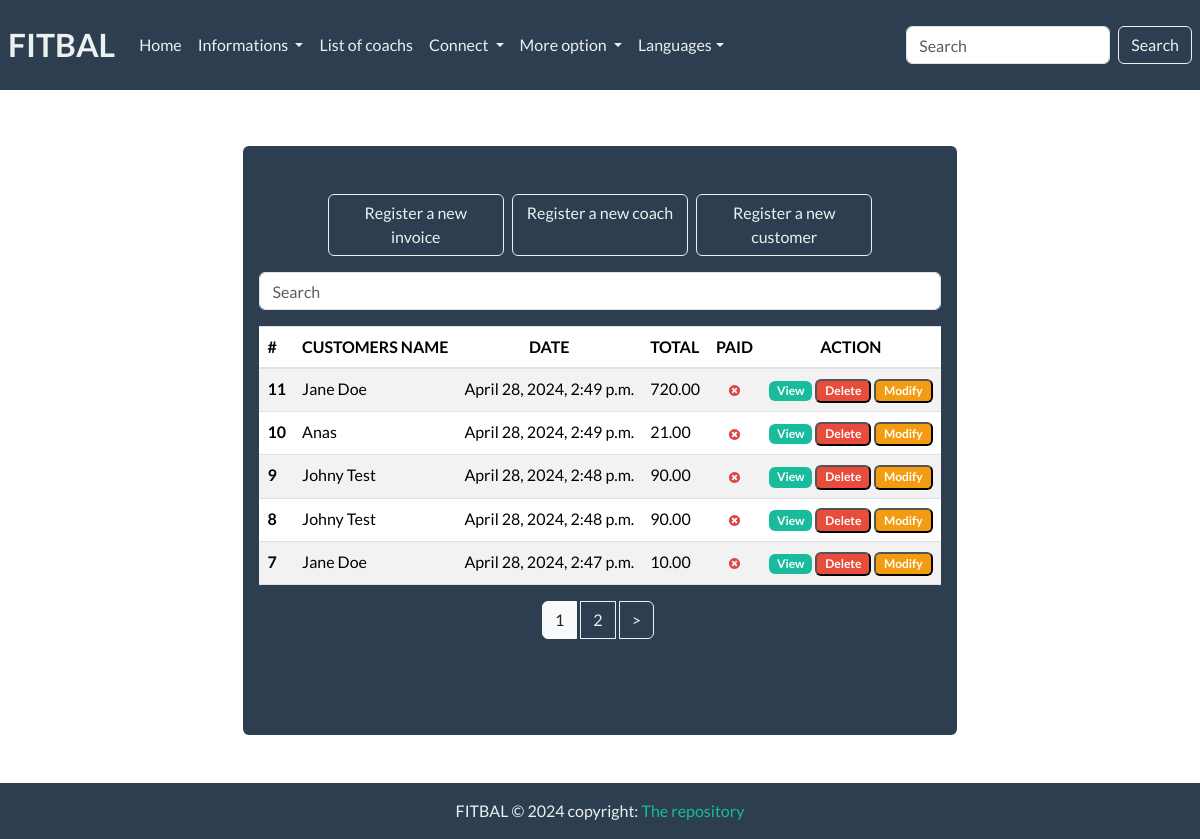
The app's page / (signed in), older data.
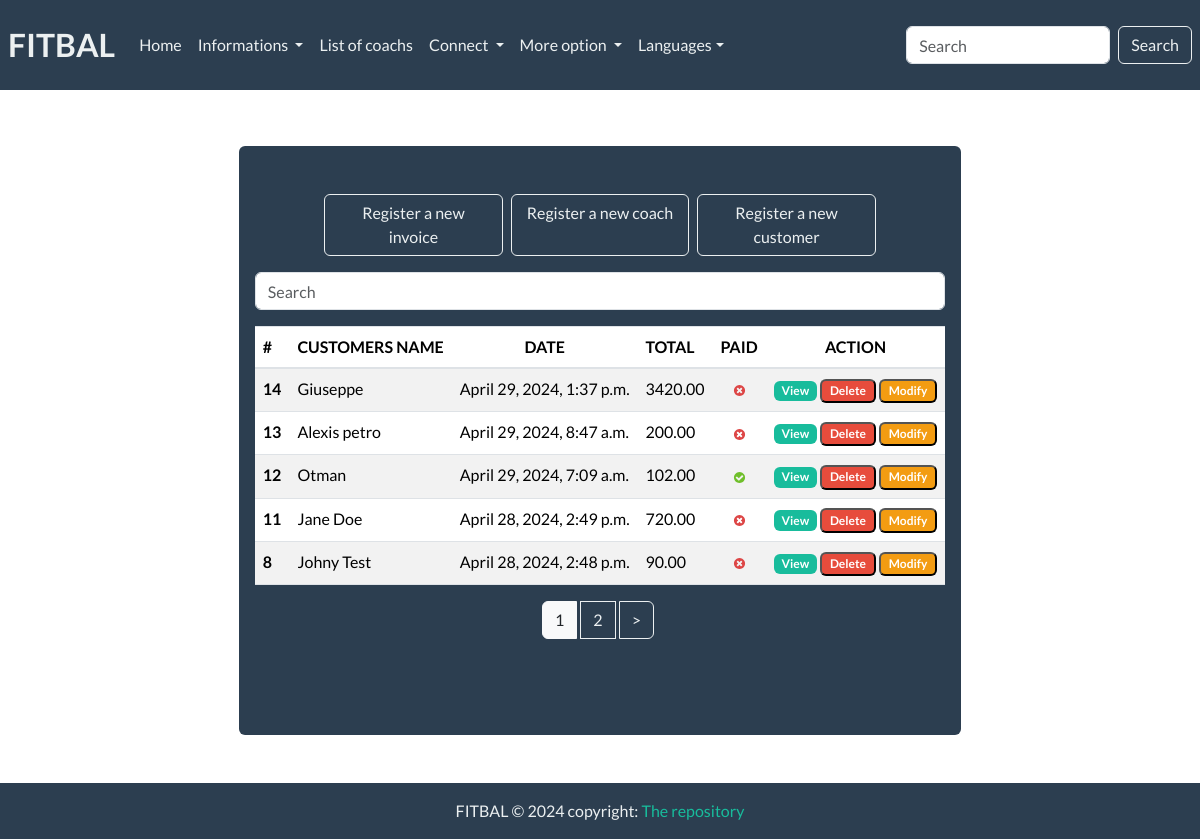
The same page, newer data.
### Fit_bal/models.py (models this page shows, shortened)
class Invoice(models.Model):
    customer = models.ForeignKey(Customer, on_delete=models.PROTECT)
    save_by = models.ForeignKey(User, on_delete=models.PROTECT)
    invoice_datetime = models.DateTimeField(auto_now_add=True)
    total = models.DecimalField(max_digits=100000, decimal_places=2)
    last_updated_date = models.DateTimeField(null=True, blank=True)
    paid = models.BooleanField(default=False)
    comment = models.TextField(null=True, max_length=1000,blank=True)
    class Meta:
        verbose_name = "Invoice"
        verbose_name_plural = "Invoices"

class Customer(models.Model):
    SEX_TYPES = {
        ('M','Male'),
        ('F','Female'),
        ('O','Other')
    }
    name = models.CharField(max_length=128)
    email = models.EmailField()
    phone = models.CharField(max_length=128)
    address = models.CharField(max_length=128)
    sex = models.CharField(max_length=1, choices= SEX_TYPES)
    age = models.CharField(max_length=12)
    city = models.CharField(max_length=32)
    zip_code = models.CharField(max_length=16)
    created_date = models.DateTimeField(auto_now_add=True)
    save_by = models.ForeignKey(User, on_delete=models.PROTECT)
    class Meta:
        verbose_name = "Customer"
        verbose_name_plural = "Customers"

### Fit_bal/views.py (the view, shortened to what this page needs)
# urls.py: path('',views.HomeView.as_view(), name='home'),
class HomeView(LoginRequiredSuperuserMixin,View):
    templates_name = 'index.html'
    def get(self, request, *args, **kwargs):
        invoices = Invoice.objects.select_related('customer','save_by').all().order_by('-invoice_datetime')
        context = {
            'invoices':invoices
            }
        items = pagination(request,invoices)
        context['invoices'] = items
        return render(request, self.templates_name,context)

### Fit_bal/utils.py (called while the page is built)
def pagination(request, invoices):
    default_page = 1
    page = request.GET.get('page',default_page)
    perPage = 5
    paginator = Paginator(invoices, perPage)
    try:
        items_page = paginator.page(page)
    except PageNotAnInteger:
        items_page = paginator.page(default_page)
    except EmptyPage:
        items_page = paginator.page(paginator.num_pages)
    return items_page

### templates/index.html (shortened to what this page needs)
{% extends "base.html" %}
{% load static %}
{% load i18n %}
{% block content %}
<br><br>
<div class="row d-flex justify-content-center">
    <a href="{% url 'add-invoice' %}" class="btn col-md-3 btn-outline-light">
        Register a new invoice
    </a>
    <a href="{% url 'add-coach' %}" class="btn col-md-3 ml-2 btn-outline-light">
        Register a new coach
    </a>
    <a href="{% url 'add-customer' %}" class="btn col-md-3 ml-2 btn-outline-light">
        Register a new customer
    </a>
</div>
<div class="form-group mt-3">
    <input id="search" class="form-control" type="text" placeholder="Search">
</div>
<div>
    <table class="table table-striped">
        <thead>
            <tr>
                <th scope="col">#</th>
                <th scope="col">CUSTOMERS NAME</th>
                <th class="text-center" scope="col">DATE</th>
                <th scope="col">TOTAL</th>
                <th scope="col">PAID</th>
                <th class="text-center" scope="col">ACTION</th>
            </tr>
        </thead>
        <tbody id="myTable">
            {% if invoices %}
            {% for invoice in invoices %}
            <tr>
                <th scope="row">{{ invoice.pk }}</th>
                <td>{{invoice.customer.name}}</td>
                <td>{{invoice.invoice_datetime}}</td>
                <td>{{invoice.total }}</td>
                <td class="text-center">
                    {% if invoice.paid %}
                    <img src="{% static 'images/crois_verte.svg' %}" alt="True">
                    {% else %}
                    <img src="{% static 'images/crois_rouge.svg' %}" alt="False">
                    {% endif %}
                </td>
                <td>
                    <a href="{% url 'view-invoice' pk=invoice.pk %}" title="Detail" class="badge text-white bg-success text-decoration-none">View</a>
                    <button id="btn-invoice-sup" type="button" data-toggle="modal" data-target="#supprimer"
                        class="badge text-white bg-danger" title="Supprimer" data-id="{{ invoice.pk }}"
                        data-customer="{{invoice.customer.name}}">Delete
                    </button>
                    <button id="btn-invoice-mod" type="button" data-toggle="modal" title="Modifier"
                        data-target="#modifier" data-id="{{invoice.pk}}" data-customer="{{invoice.customer.name}}"
                        class="badge text-white bg-warning">Modify
                    </button>
                </td>
            </tr>
            {% endfor %}
            {% else %}
            <tr>
                <td colspan="7" class="text-center text-dark">No invoice found</td>
            </tr>
            {% endif %}
        </tbody>
    </table>
</div>
{% if invoices.has_other_pages %}
<div class="d-flex justify-content-center">
    <div class="btn-group" role="group" aria-label="Item pagination">
        {% for page_number in invoices.paginator.page_range %}
            {% if invoices.number == page_number %}
                <button class="btn btn-outline-light active mr-1">
                    <span>{{ page_number }} <span class="sr-only">(current)</span></span>
                </button>
                {% else %}
                    <a href="?page={{page_number}}" class="btn btn-outline-light mr-1">{{ page_number }}</a>
            {% endif %}
        {% endfor %}
        {% if invoices.has_next %}
        <a href="?page={{invoices.next_page_number}}" class="btn btn-outline-light mr-1">&gt;</a>
        {% endif %}
    </div>
</div>
{% endif %}
<br><br>
{% endblock %}

### templates/base.html (shortened to what this page needs)
<!DOCTYPE html>
{% load static %}
<html lang="en">
<head>
    <link rel="stylesheet" href="https://cdn.jsdelivr.net/npm/bootstrap@4.6.2/dist/css/bootstrap.min.css">
    <link rel="stylesheet" href="{% static 'bootstrap.min.css' %}">
</head>
<body class="d-flex flex-column min-vh-100">
    <header>
        <nav class="navbar navbar-expand-lg bg-primary">
            <a class="navbar-brand text-light ml-2 fw-bold fs-3" href="/">FITBAL</a>
            <div class="collapse navbar-collapse" id="navbarSupportedContent">
                <ul class="navbar-nav mr-auto">
                    <li class="nav-item active">
                        <a class="nav-link text-light" href="/">Home<span class="sr-only">(current)</span></a>
                    </li>
                    <li class="nav-item dropdown">
                        <a class="nav-link dropdown-toggle text-light" href="#" role="button" data-toggle="dropdown"
                            aria-expanded="false">
                            Informations
                        </a>
                    </li>
                    <li class="nav-item">
                        <a class="nav-link text-light" href="#">List of coachs</a>
                    </li>
                    <li class="nav-item dropdown">
                        <a class="nav-link dropdown-toggle text-light" href="#" role="button" data-toggle="dropdown" aria-expanded="false">
                            Connect
                        </a>
                    </li>
                    <li class="nav-item dropdown">
                        <a class="nav-link dropdown-toggle text-light" href="#" role="button" data-toggle="dropdown"
                            aria-expanded="false">
                            More option
                        </a>
                    </li>
                    <li class="nav-item dropdown">
                        <a class="nav-link dropdown-toggle text-light" href="#" role="button" data-toggle="dropdown" aria-expanded="false">Languages</a>
                    </li>
                </ul>
                <form class="form-inline my-2 my-lg-0">
                    <input class="form-control mr-sm-2" type="search" placeholder="Search" aria-label="Search">
                    <button class="btn btn-outline-light my-2 my-sm-0 mr-2" type="submit">Search</button>
                </form>
            </div>
        </nav>
    </header>
    <div class="container d-flex justify-content-center">
        <div class="bg-primary text-light m-5 px-3 pb-5 rounded">
            {% block content %}
            {% endblock content %}
        </div>
    </div>
    <footer class="bg-primary text-center text-light mt-auto">
        <div class="text-center p-3">
            FITBAL © 2024 copyright:
            <a class="text-decoration-none" href="https://github.com/otmanbalhor/FitBal-App">The repository</a>
        </div>
    </footer>
</body>
</html>

Row changes from the older to the newer data that the page shows:
removed Invoice: pk "10", customer.name "Anas", invoice_datetime "April 28, 2024, 2:49 p.m.", total "21.00", paid False (drawn)
removed Invoice: pk "9", customer.name "Johny Test", invoice_datetime "April 28, 2024, 2:48 p.m.", total "90.00", paid False (drawn)
no longer on this page (row unchanged): Invoice: pk "7", customer.name "Jane Doe", invoice_datetime "April 28, 2024, 2:47 p.m.", total "10.00", paid False (drawn)
added Invoice: pk "14", customer.name "Giuseppe", invoice_datetime "April 29, 2024, 1:37 p.m.", total "3420.00", paid False (drawn)
added Invoice: pk "13", customer.name "Alexis petro", invoice_datetime "April 29, 2024, 8:47 a.m.", total "200.00", paid False (drawn)
added Invoice: pk "12", customer.name "Otman", invoice_datetime "April 29, 2024, 7:09 a.m.", total "102.00", paid True (drawn)
